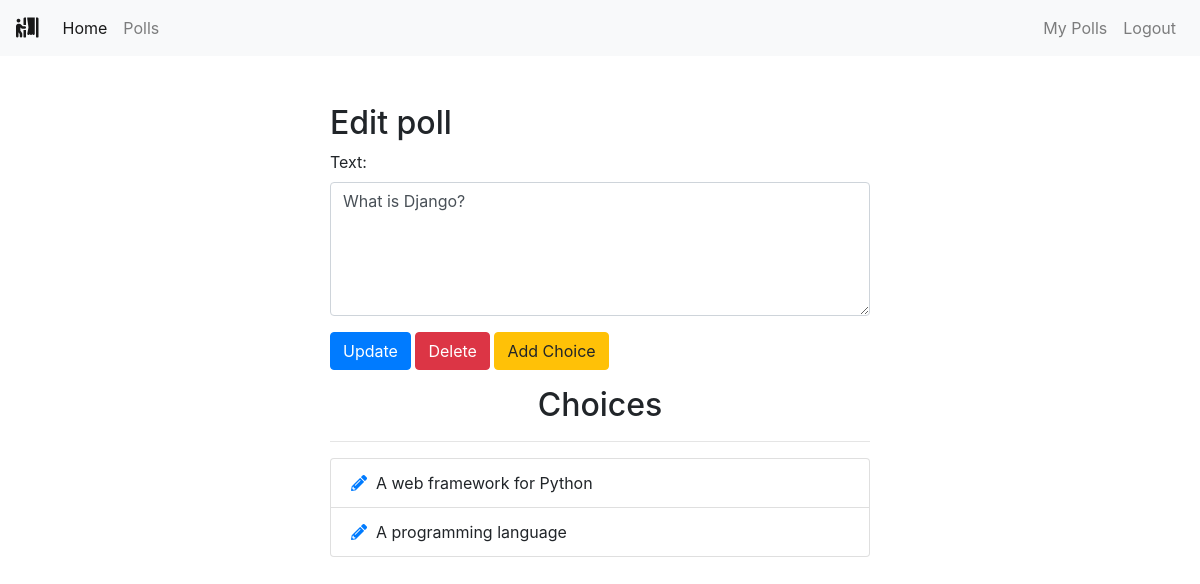
/polls/edit/2/ (signed in), run on the app's committed database.
### polls/models.py (models this page shows, shortened)
class Poll(models.Model):
    owner = models.ForeignKey(User, on_delete=models.CASCADE)
    text = models.TextField()
    pub_date = models.DateTimeField(default=timezone.now)
    active = models.BooleanField(default=True)
    created_at = models.DateTimeField(auto_now_add=True)

class Choice(models.Model):
    poll = models.ForeignKey(Poll, on_delete=models.CASCADE)
    choice_text = models.CharField(max_length=255)
    created_at = models.DateTimeField(auto_now_add=True)
    updated_at = models.DateTimeField(auto_now=True)

### polls/views.py (the view)
# urls.py: path("edit/<int:poll_id>/", views.polls_edit, name="edit"),
@login_required
def polls_edit(request, poll_id):
    poll = get_object_or_404(Poll, pk=poll_id)
    if request.user != poll.owner:
        return redirect("home")
    if request.method == "POST":
        form = EditPollForm(request.POST, instance=poll)
        if form.is_valid:
            form.save()
            messages.success(
                request,
                "Poll Updated successfully.",
                extra_tags="alert alert-success alert-dismissible fade show",
            )
            return redirect("polls:list")
    else:
        form = EditPollForm(instance=poll)
    return render(request, "polls/poll_edit.html", {"form": form, "poll": poll})

### polls/forms.py
class EditPollForm(forms.ModelForm):
    class Meta:
        model = Poll
        fields = [
            "text",
        ]
        widgets = {
            "text": forms.Textarea(
                attrs={"class": "form-control", "rows": 5, "cols": 20}
            ),
        }

### polls/templates/polls/poll_edit.html (shortened to what this page needs)
{% extends 'base.html' %} {% block content %}
<div class="container">
  <div class="row center">
    <div class="col-md-6 offset-md-3">
      <h2>Edit poll</h2>
      <form action="" method="POST">
        {% csrf_token %} {% for field in form %}
        <div class="form-group">
          {{ field.errors }} {{ field.label_tag }} {{ field }}
        </div>
        {% endfor %}
        <button type="submit" class="btn btn-primary">Update</button>
        <a
          class="btn btn-danger"
          href="{% url 'polls:delete_poll' poll.id %}"
          role="button"
          onclick="return confirm('Are you sure?')"
          >Delete</a
        >
        <a
          class="btn btn-warning"
          href="{% url 'polls:add_choice' poll.id %}"
          role="button"
          >Add Choice</a
        >
      </form>
      <div class="choices">
        <h2 class="text-center mt-3">Choices</h2>
        <hr />
        <ul class="list-group">
          {% for choice in poll.choice_set.all %}
          <li class="list-group-item">
            <a href="{% url 'polls:choice_edit' choice.id %}"
              ><i class="fas fa-pencil-alt"></i></a
            >&nbsp {{ choice.choice_text }}
          </li>
          {% endfor %}
        </ul>
      </div>
    </div>
  </div>
</div>
{% endblock %}

### data on the page
Poll: form "What is Django?"
Choice: choice_text "A web framework for Python"
Choice: choice_text "A programming language"

### other printed values
{{ field.label_tag }} "Text:"
